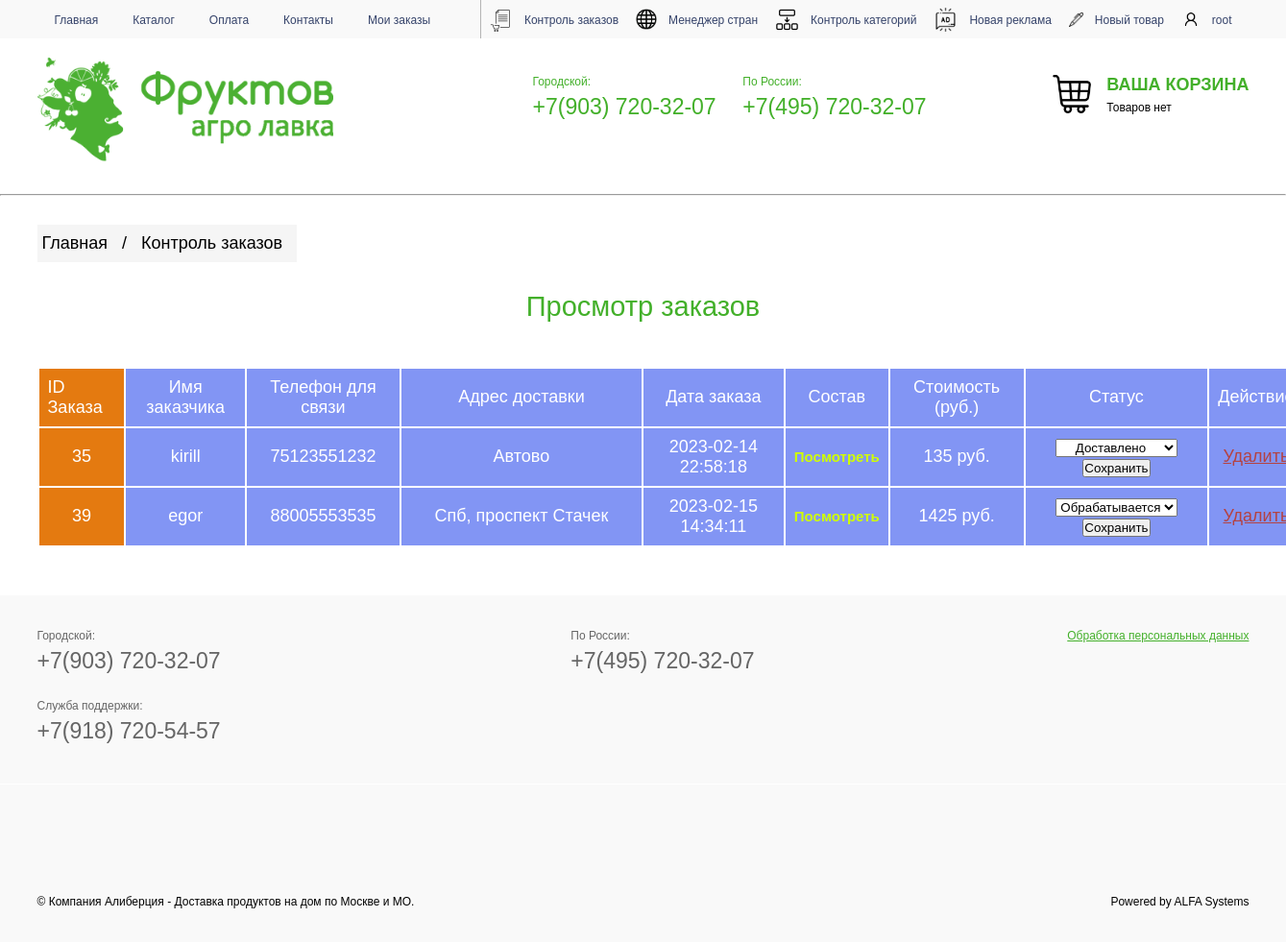
Page /src/pages/control_orders.php (signed in) on the committed database.
### tables this page shows
CREATE TABLE `orders` (
  `id` int NOT NULL,
  `user_id` int NOT NULL,
  `customer_name` text NOT NULL,
  `customer_phone` text NOT NULL,
  `date` timestamp NOT NULL DEFAULT CURRENT_TIMESTAMP,
  `order_price` int NOT NULL,
  `goods_in_order` int NOT NULL,
  `order_status_id` int NOT NULL,
  `address` text NOT NULL
);

### src/php/sql_connection.php (called while the page is built, shortened)
<?php
class SQLConnection {
    private $host = 'db';
    private $user = 'root';
    private $password = 'egor';
    private $db = 'shop';
    function get_all_orders() {
        try {
            $connection = mysqli_connect($this->host, $this->user, $this->password, $this->db);
            $sql_request = "SELECT * FROM `orders`";
            $result = mysqli_query($connection, $sql_request);
            $rows = mysqli_fetch_all($result, MYSQLI_ASSOC);
            return $rows;
        } catch (Exception $_) {
            return false;
        }
    }
}

### src/php/orders_helper.php (the view, shortened to what this page needs)
<?php
    function get_status_name($status_id) {
        switch($status_id) {
            case 1: return 'Обрабатывается';
            case 2: return 'Доставлено';
            case 3: return 'Отклонено';
        }
    }
    function get_select_status($current_order_status_id) {
        for ($i = 1; $i <= 3; $i++) {
            $name = get_status_name($i);
            if ($current_order_status_id == $i) {
                echo "<option style='text-align: center;' value='$i' selected>$name</option>";
            } else {
                echo "<option style='text-align: center;' value='$i'>$name</option>";
            }
        }
    }
    function get_root_order_table_row($id, $customer_name,
        $customer_phone, $date, $order_price, $goods_in_order,
        $order_status_id, $address) {
        $order = <<< ORDER
        <tr>
            <td class="td-1 cntr">$id</td>
            <td class="td-2 cntr">$customer_name</td>
            <td class="td-2 cntr">$customer_phone</td>
            <td class="td-2 cntr">$address</td>
            <td class="td-2 cntr">$date</td>
            <td class="td-2 cntr">
                <form method="get" action="order_details_page.php">
                    <input type="hidden" name="as_root" value="true">
                    <input type="hidden" name="order_id" value="$id">
                    <input type="hidden" name="order_price" value="$order_price">
                    <input type="hidden" name="goods_in_order" value="$goods_in_order">
                    <button type="submit" class="td-a">Посмотреть</button>
                </form>
            </td>
            <td class="td-2 cntr">$order_price руб.</td>
            <td class="td-2 cntr">
                <form>
                    <input type="hidden" name="order_id" value="$id">
                    <select name="order_status_select">
ORDER;
            echo $order;
            get_select_status($order_status_id);
            $order = <<< ORDER
                    </select>
                    <button>Сохранить</button>
                </form>
            </td>
            <td class="td-2 cntr">
                <form method="get">
                    <input type="hidden" name="delete_order_id" value="$id">
                    <button class="td-2 cntr action_delete" type="submit">Удалить</button>
                </form>
            </td>
        </tr>
    ORDER;
        echo $order;
    }
?>

### src/pages/control_orders.php (shortened to what this page needs)
<?php
    require_once "../php/general_page.php";
    require_once "../php/sql_connection.php";
    require_once "../php/orders_helper.php";
?>
<!DOCTYPE html>
<html lang="en">
<head>
    <link rel="stylesheet" href="../css/styleBase.css">
    <link rel="stylesheet" href="../css/style.css">
</head>
<body>
    <?php
        echo getHeader();
        $connection = new SQLConnection();
        $orders = $connection->get_all_orders();
    ?>
    <div class="container">
        <main class="main">
           <div class="bread-bar">
                <a class="bread-bar-item" href="index.php" style="margin-left: 0px">Главная</a>
                <span class="bread-slesh">/</span>
                <a class="bread-bar-item" href="control_orders.php">Контроль заказов</a>
           </div>
        </main>
    </div>
    <div class="container">
        <div class="personal-data-law-box">
            <h1 class="h1" style="text-align: center; margin-top: 0px;">Просмотр заказов</h1>
            <table class="orders-forms-box">
                <tbody>
                    <tr>
                        <td class="td-1">ID Заказа</td>
                        <td class="td-2 cntr">Имя заказчика</td>
                        <td class="td-2 cntr">Телефон для связи</td>
                        <td class="td-2 cntr" style="width: 250px;">Адрес доставки</td>
                        <td class="td-2 cntr">Дата заказа</td>
                        <td class="td-2 cntr">Состав</td>
                        <td class="td-2 cntr">Стоимость (руб.)</td>
                        <td class="td-2 cntr">Статус</td>
                        <td class="td-2 cntr">Действие</td>
                    </tr>
                    <?php
                        foreach($orders as $order) {
                            get_root_order_table_row(
                                $order['id'],
                                $order['customer_name'],
                                $order['customer_phone'],
                                $order['date'],
                                $order['order_price'],
                                $order['goods_in_order'],
                                $order['order_status_id'],
                                $order['address'],
                            );
                        }
                    ?>
                </tbody>
            </table>
        </div>
    </div>
    <?php
        echo getFooter();
    ?>
</body>
</html>

### src/css/styleBase.css (style rules this page uses)
* { padding: 0; margin: 0; transition: 0.4s linear; }
html { box-sizing: border-box; font-size: 0; }
*, *:before, *:after { box-sizing: inherit; }

### src/css/style.css (style rules this page uses)
.container { max-width: 1280px; width: 100%; margin: 0 auto; padding: 0px 9px; }
.bread-bar { margin-top: 5px; padding: 9px 0px; padding-left: 5px; background-color: #F5F5F5; width: fit-content; }
.bread-bar-item { display: inline-block; font-family: sans-serif; font-size: 18px; cursor: pointer; margin: 0 15px; text-decoration: none; color: #000; border: none; outline: none; background-color: transparent; display: inline-block; }
.bread-slesh { display: inline-block; font-family: sans-serif; font-size: 18px; }
td { padding: 9px; }
.main { display: inline-block; margin-top: 25px; margin-bottom: 25px; width: 100%; margin-right: 30px; }
.h1 { font-family: sans-serif; font-size: 29px; color: #43b02a; line-height: 1.5; font-weight: normal; text-align: center; margin: 20px auto; margin-top: 60px; }
.orders-forms-box { width: 1320px; margin: 0 auto; margin-bottom: 50px; padding-top: 20px; }
.td-1, .td-2, .delete-a { font-size: 18px; font-family: sans-serif; color: white; background-color:#e47a10; }
.td-2 { background-color:#8295f4; }
.td-a { font-family: sans-serif; color:rgb(208, 255, 0); text-decoration: none; font-size: 15px; text-align: center; display: block; font-weight: bold; border: none; outline: none; background-color: transparent; cursor: pointer; }
.cntr { text-align: center; border: none; outline: none; cursor: pointer; }
.action_delete { color: rgb(180, 66, 66); text-decoration: underline; }

### rows in the picture
orders: id "35", customer_name "kirill", customer_phone "75123551232", address "Автово", date "2023-02-14 22:58:18", order_price "135", order_status_select "Доставлено"
orders: id "39", customer_name "egor", customer_phone "88005553535", address "Спб, проспект Стачек", date "2023-02-15 14:34:11", order_price "1425", order_status_select "Обрабатывается"

### other values in the picture
$user_name "root"
$basketMessage "Товаров нет"
